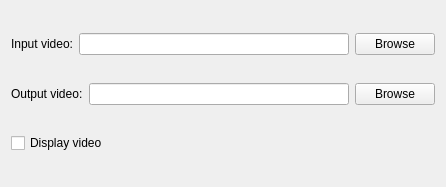
<?xml version="1.0" encoding="UTF-8"?>
<ui version="4.0">
 <class>MainWindow</class>
 <widget class="QMainWindow" name="MainWindow">
  <property name="geometry">
   <rect>
    <x>0</x>
    <y>0</y>
    <width>446</width>
    <height>187</height>
   </rect>
  </property>
  <property name="windowTitle">
   <string>Video processing</string>
  </property>
  <widget class="QWidget" name="centralWidget">
   <layout class="QVBoxLayout" name="verticalLayout">
    <item>
     <layout class="QHBoxLayout" name="topHorizontalLayout">
      <item>
       <widget class="QLabel" name="inputLabel">
        <property name="text">
         <string>Input video:</string>
        </property>
       </widget>
      </item>
      <item>
       <widget class="QLineEdit" name="inputLineEdit"/>
      </item>
      <item>
       <widget class="QPushButton" name="inputPushButton">
        <property name="text">
         <string>Browse</string>
        </property>
       </widget>
      </item>
     </layout>
    </item>
    <item>
     <layout class="QHBoxLayout" name="bottomHorizontalLayout">
      <item>
       <widget class="QLabel" name="outputLabel">
        <property name="text">
         <string>Output video:</string>
        </property>
       </widget>
      </item>
      <item>
       <widget class="QLineEdit" name="outputLineEdit"/>
      </item>
      <item>
       <widget class="QPushButton" name="outputPushButton">
        <property name="text">
         <string>Browse</string>
        </property>
       </widget>
      </item>
     </layout>
    </item>
    <item>
     <widget class="QCheckBox" name="displayImageCheckBox">
      <property name="text">
       <string>Display video</string>
      </property>
     </widget>
    </item>
   </layout>
  </widget>
 </widget>
 <layoutdefault spacing="6" margin="11"/>
 <resources/>
 <connections/>
</ui>
